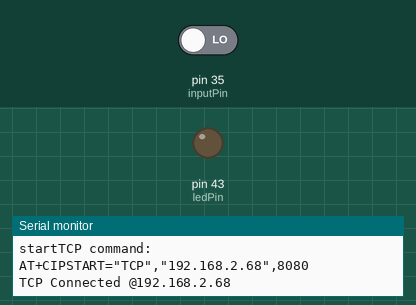
Simulated run of this sketch. Board: Arduino Mega 2560, built with avr-gcc and run on an emulated ATmega2560. On the bench: output pins drawn as LEDs (lit = HIGH), the last lines printed to the serial monitor. The inputs (shaded band) are chosen by the test bench; at power-on: pin 35 (inputPin) LOW. The modem accepts every AT command (registered, SIM ready, sends succeed) and sends nothing else.

Above: at 9.7 s.
9.8 s: pin 35 (inputPin) driven HIGH
At 10.2 s:
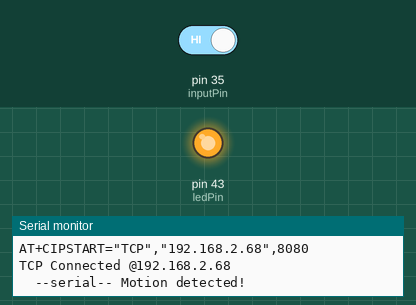
11.3 s: pin 35 (inputPin) driven LOW
At 12.5 s:
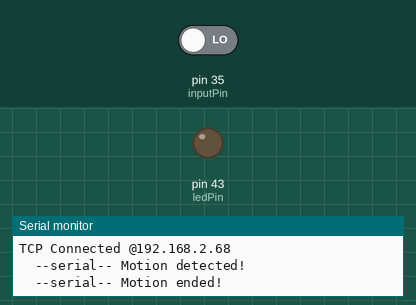
Timing chart, 0 to 14.3 s (numbered marks = the images above; inputs shaded):
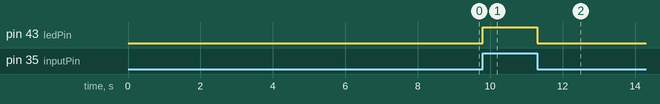

The sketch:

PIR_ESP_main.ino
```cpp
#include "EspTools.h"

#define IP "192.168.2.68"


int ledPin = 43;                // choose the pin for the LED
int inputPin = 35;               // choose the input pin (for PIR sensor)
int pirState = LOW;             // we start, assuming no motion detected
int val = 0;
unsigned long referenceTime = 0 ;                     // variable for reading the pin status


// SoftwareSerial Serial1(19,18);

EspTools esptools ;

// void test() {
//     aunit::TestRunner::run();
// }
bool networkConnection = false ;


void setup(){
    pinMode(ledPin, OUTPUT);      // declare LED as output∏
    pinMode(inputPin, INPUT);     // declare sensor as input
    Serial.begin(9600);
    Serial1.begin(9600) ; // baud rate of MY (yours may be different)ESP8266
    delay(1000);
    Serial1.println("AT");
    delay(5000);
    // check that ESP8266 is reponsive
    if(Serial1.find("OK")){
        Serial.println("OK");
        // connectWiFi();
        esptools.attemptConnection(IP, esptools.TCP);
        delay(1000);
    }else{
        Serial.println("ESP8266 unresponsive!!");
    }
}

void localMode(){
     /**
      * Store data collected on board temporaily
      * Check for network connection periodically
      * Delete oldest data when on board memory is full
      */
     int memoryAvailable  = 0 ; // (Must Implement)
     while(networkConnection == false ){

     }

}

void detectMotion(bool netStatus){

    if (val == HIGH) {            // check if the input is HIGH
        digitalWrite(ledPin, HIGH);  // turn LED ON
        if (pirState == LOW) {
        // we have just turned on
        Serial.println("\t--serial-- Motion detected!");

        String message = "TCPmessage: Motion Event Detected";
        if(netStatus){
            if(!esptools.sendEvent_TCP(message)) Serial.println("message send failed");
        }
        // We only want to print on the output change, not state
        pirState = HIGH;
        }
    } else {
        digitalWrite(ledPin, LOW); // turn LED OFF
        String message = "TCPmessage: Motion Event ended" ;
        if (pirState == HIGH){
        Serial.println("\t--serial-- Motion ended!");
        if(netStatus){
            if(!esptools.sendEvent_TCP(message)) Serial.println("message send failed");
        }
        // We only want to print on the output change, not state
        pirState = LOW;
        }
    }
}

int networkCheckInterval = 30 * 1000 ; // in miliseconds
void loop(){
    unsigned long currentTime = millis();
    if(networkConnection == false){ // ... future should make AT cmd to ESP
        if (currentTime - referenceTime >= networkCheckInterval){
            referenceTime = currentTime ;
            Serial.println("***\t Attempting to connect ...  ");
            if(esptools.attemptConnection(IP,esptools.TCP) == true){
                networkConnection = true ;
            }
        }
    }

    val = digitalRead(inputPin);// read input value

    detectMotion(networkConnection);

}
```

EspTools.cpp
```cpp
#include "EspTools.h"


void checkSerialResponse() {
    delay(1000);
    // Check to to see if ESP8266 responds
    // prints the command sent and the response
    //(i.e. everything received by the ESP serial port)
    String message = "s-----s\n";
    char inChar; // Where to store the character read
    while(Serial1.available() > 0) {
        inChar = Serial1.read() ;
        message = message + inChar ;
    }
    message = message + "\ne-----e" ;
        Serial.println(message);
}

EspTools::EspTools() {}

EspTools::attemptConnection(String ip_address, CommProtocol protocolChoice)
{
    char *serial_cmd[50];
    String protocol;
    switch (protocolChoice)
    {case TCP:
        protocol = "TCP";
        break;
    case UDP:
        protocol = "UDP";
        break;
    }
    Serial.println("protocol selected: " + protocol);
    String cmd = "AT+CIPSTART=\"" + protocol + "\",\""; //set up TCP connection
    cmd += ip_address;
    cmd += "\",8080";

    Serial.println("startTCP command: \n" + cmd);
    Serial1.println(cmd);
    delay(1500);
    //checkSerialResponse() ;
    // Respones from ESP8266 { Ok, ERROR}
    if (Serial1.find("OK"))
    {
        Serial.println("TCP Connected @"+ip_address);
        return 1 ;
    }else if (Serial1.find("ERROR"))
    {
        Serial.println("AT+CIPSTART Error");
        return 0 ;
    }else if(Serial1.find("ALREADY CONNECTED")){
        return 1;
    }
}

EspTools::sendEvent_TCP(String data)
{
    String cmd;
    int failFlag = 0 ;
    cmd += data;
    Serial1.print("AT+CIPSEND="); //send TCP/IP data
    Serial1.println(cmd.length());
    //cmd.toCharArray(serial_cmd,sizeof(serial_cmd));
    //Serial1Com.write(serial_cmd.length());
    delay(1000);
    // delay(1000);
    Serial1.println(cmd);
    //delay(3000);
    //checkSerialResponse() ;

    if (Serial1.find(">"))
    {
        //send commmand
        Serial1.println(cmd);
        failFlag = 1 ; // Successful Transmission
    }else {
        Serial.println("AT+CIPSEND error");
    }
    return failFlag ;
}

EspTools::connectWIFI()
{
    //Connect to WiFi when Arduino starts up. One time run called during void setup().
    Serial.println("AT+CWMODE=3"); //wifi mode
    delay(2000);
    String cmd = "AT+CWJAP=\""; //join access point
    cmd += SSID;
    cmd += "\",\"";
    cmd += PASS;
    cmd += "\"";
    Serial.println(cmd);
    delay(15000); //it takes some time to connect to WiFi and get an IP address
}
```

EspTools.h
```cpp
#ifndef ESPTOOLS_H
#define ESPTOOLS_H

#include <Arduino.h>

class EspTools
{
public:
    EspTools();

    enum CommProtocol
    {
        TCP,
        UDP
    };

    String SSID = "desired network" ;
    String PASS = "not a password" ;

    int connectWIFI();
    int attemptConnection(String IP, CommProtocol protocol);
    int sendEvent_TCP(String data);
};

#endif

 
```

connectWIFI.cpp
```cpp
/*
make the connections without tx and rx first,then upload the code connect tx,rx and the reset arduino
Wiring -
 LM35             Arduino
 Pin 1            5V
 Pin 2            A0
 Pin 3            GND

 ESP8266          Arduino
 CH_PD,VCC        3.3V
 GND              GND
 TX               RX (Arduino)
 RX               TX (Ardino)
 Written By
 Angelin John
 Last Update -
 January 19, 2017

*/

#include "EspTools.h"


//Connect to WiFi when Arduino starts up. One time run called during void setup().
int connectWiFi(String SSID, String PASS){
  Serial.println("AT+CWMODE=3");//wifi mode
  delay(2000);
  String cmd="AT+CWJAP=\"";//join access point
  cmd+=SSID;
  cmd+="\",\"";
  cmd+=PASS;
  cmd+="\"";
  Serial.println(cmd);
  delay(15000); //it takes some time to connect to WiFi and get an IP address
}
```

Measured:
- after the input at 9.8 s, pin 43 (ledPin): LOW → HIGH at once
- after the input at 11.3 s, pin 43 (ledPin): HIGH → LOW at once
